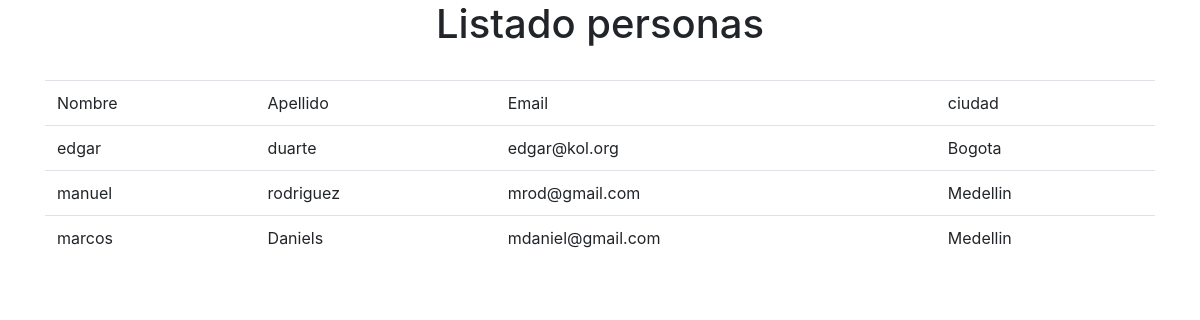
The app's page /persona.php with its own data.
### tables this page shows
CREATE TABLE `persona` (
  `id` int(11) NOT NULL,
  `nombre` varchar(50) NOT NULL,
  `apellido` varchar(50) NOT NULL,
  `email` varchar(50) NOT NULL,
  `CiudadId` int(11) NOT NULL
);

CREATE TABLE `ciudad` (
  `id` int(11) NOT NULL,
  `nombre_ciudad` varchar(50) NOT NULL
);

### BdConfig.php (called while the page is built, shortened)
<?php
class BdConfig {
    private $cadenaconexion = "mysql:dbname=cliente2018;host:localhost";
    private $password = "";
    private $username = "root";
    private $conex;
    private static $_instance = null;
    public static function getInstance() {
        if (!(self::$_instance instanceof BdConfig)) {
            self::$_instance = new self();
        }
        return self::$_instance;
    }
    private function __construct() {
        try {
            $this->conex = new PDO($this->cadenaconexion, $this->username, $this->password);
            $this->conex->exec("SET CHARACTER SET utf8");
        } catch (PDOException $e) {
            echo "Error al conectar BD!:" . $e->getMessage() . "<br/>";
            die();
        }
    }
    public function conectar() {
        return $this->conex;
    }
}

### ClienteDAO.php (called while the page is built, shortened)
<?php
require_once 'config/BdConfig.php';
class ClienteDAO{
    protected function obtenerConexion() {
        return BdConfig::getInstance()->conectar();
    }
   public function mostrarCliente(){
       $sql = "SELECT `nombre`,`apellido`,`email`, c.nombre_ciudad  AS nombciudad FROM `persona` p INNER JOIN ciudad c ON c.id = p.`CiudadId`";
        $stm = $this->obtenerConexion()->prepare($sql);
        $stm->execute();
        return $stm->fetchAll(PDO::FETCH_OBJ);
    }
}

### persona.php (the view, shortened to what this page needs)
<?php require 'dao/ClienteDAO.php'; ?>
<html lang="es">
<head>
<link rel="stylesheet" type="text/css" href="css/bootstrap.min.css" >
</head>
<body>
<div class="container">
<div>
<h1 class="text-center">Listado personas</h1>
<div >
<br>
<?php
$persona = new ClienteDAO();
$listarpersona  =  new ArrayIterator($persona->mostrarCliente());
?>
<table name="tbPersonas" class="table table-hover" >
  <tr>
    <td>Nombre</td>
    <td>Apellido</td>
    <td>Email</td>
    <td>ciudad</td>
  </tr>
<?php
while( $listarpersona->valid() ): ?>
 <tr>
  <td><?php echo $listarpersona->current()->nombre; ?></td>
  <td><?php echo $listarpersona->current()->apellido; ?></td>
  <td><?php echo $listarpersona->current()->email; ?></td>
  <td><?php echo $listarpersona->current()->nombciudad; ?></td>
  <?php $listarpersona->next();
endwhile;
?>
</tr>
</table>
</div>
</div>
</div>
</body>
</html>

### records on screen
persona: nombre "edgar", apellido "duarte", email "edgar@kol.org", CiudadId.nombre_ciudad "Bogota"
persona: nombre "manuel", apellido "rodriguez", email "mrod@gmail.com", CiudadId.nombre_ciudad "Medellin"
persona: nombre "marcos", apellido "Daniels", email "mdaniel@gmail.com", CiudadId.nombre_ciudad "Medellin"
